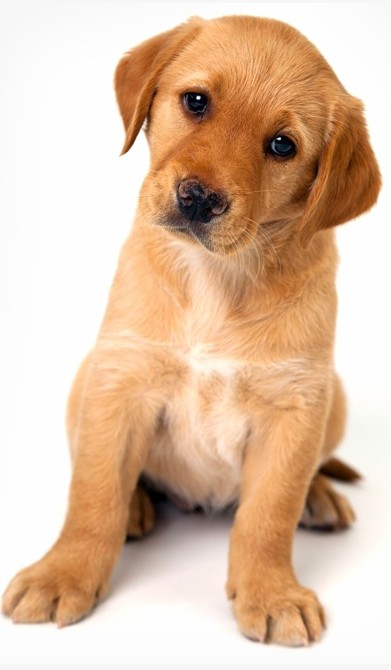
#> input picture hog/puppy.png, 391 x 670 px
$ python hog.py   (older library calls are emulated)
#> lines starting #> are read from the running program, lines starting #| are printed output that depends on the picture
import cv2
import numpy as np

class HOG:

    def __call__(self, img_path):
        img = self.read_image(img_path)
        Ix, Iy = self.calculate_gradients(img)
        G, theta = self.calculate_magnitude_and_direction(Ix, Iy)
        G_max, theta_max = self.find_maximum_grad_along_color_channels(G, theta)
        feature_descriptor = self.compute_feature_descriptor(G_max, theta_max)
        return feature_descriptor

    def read_image(self, img_path):
        # convert image to size 64x128
#> called with img_path = 'puppy.png'
        img = cv2.imread(img_path)
#> img is the input picture: shape (670, 391, 3); mean B, G, R 167.3, 192.3, 222.5
        img = cv2.resize(img, (64, 128))
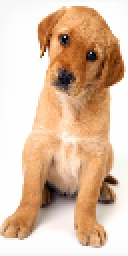
#> img: shape (128, 64, 3) (shown 2 times larger); mean B, G, R 167.2, 192.2, 222.5
        return img

    def calculate_gradients(self, img):
        Ix = cv2.Sobel(np.float32(img), cv2.CV_64F, 1, 0, 3)
        Iy = cv2.Sobel(np.float32(img), cv2.CV_64F, 0, 1, 3)
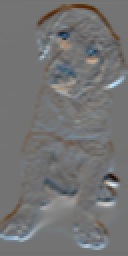
#> Iy: shape (128, 64, 3) float64 (shown 2 times larger); mean B, G, R 0, 0, 0; drawn with min black and max white
        return Ix, Iy

    def calculate_magnitude_and_direction(self, Ix, Iy):
        G, theta = cv2.cartToPolar(Ix, Iy, angleInDegrees=True)
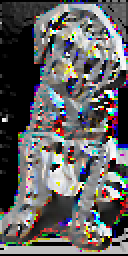
#> theta: shape (128, 64, 3) float64 (shown 2 times larger); mean B, G, R 138.9, 138.1, 139.9; drawn with min black and max white
        return G, theta

    def find_maximum_grad_along_color_channels(self, G, theta):
        idx = np.argmax(G, axis=2)
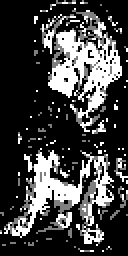
#> idx: shape (128, 64) int64 (shown 2 times larger); min 0, max 2, mean 0.515; drawn with min black and max white
        G_max = np.zeros((128, 64))
        theta_max = np.zeros((128, 64))
        for i in range(128):
            for j in range(64):
                G_max[i, j] = G[i, j, idx[i, j]]
                theta_max[i, j] = theta[i, j, idx[i, j]]
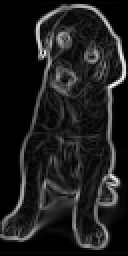
#> G_max: shape (128, 64) float64 (shown 2 times larger); min 0, max 1004, mean 119.8; drawn with min black and max white
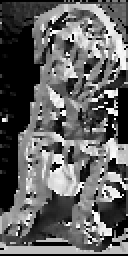
#> theta_max: shape (128, 64) float64 (shown 2 times larger); min 0, max 359.8, mean 140; drawn with min black and max white
        theta_max[theta_max >= 180] -= 180
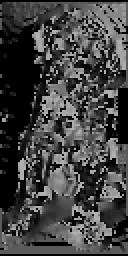
#> theta_max: shape (128, 64) float64 (shown 2 times larger); min 0, max 179.9, mean 66.4
        return G_max, theta_max

    def compute_feature_descriptor(self, G_max, theta_max):
        feature_descriptor = np.array([])
        # sweep 16 x 16 window one pixel at a time across image
        for i in range(15):
            for j in range(7):
                G_window = G_max[i:i + 16, j:j + 16]
                theta_window = theta_max[i:i + 16, j:j + 16]
                window_descriptor = np.array([])
                for k in range(2):
                    for l in range(2):
                        block_descriptor = np.zeros((9,))
                        G_block = G_window[k * 8:(k + 1) * 8, l * 8:(l + 1) * 8].reshape(-1)
                        theta_block = theta_window[k * 8:(k + 1) * 8, l * 8:(l + 1) * 8].reshape(-1)
                        for m in range(len(G_block)):
                            x = int(np.floor(theta_block[m] / 20)) % 9
                            y = (x + 1) % 9
                            block_descriptor[x] += abs(theta_block[m] - x * 20) / 20
                            block_descriptor[y] += abs(theta_block[m] - y * 20) / 20
                        window_descriptor = np.concatenate([window_descriptor, block_descriptor])
                window_descriptor = window_descriptor / np.linalg.norm(window_descriptor)
                feature_descriptor = np.concatenate([feature_descriptor, window_descriptor])
        return feature_descriptor

hog = HOG()
hog_feature_descriptor = hog('puppy.png')
#> in __call__, `feature_descriptor = self.compute_feature_descriptor(G_max, theta_max)`: feature_descriptor = 3780 values, max 0.92 at index 2007, min 0 at index 0, mean 0.0828
#> hog_feature_descriptor has the same summary as feature_descriptor in __call__
